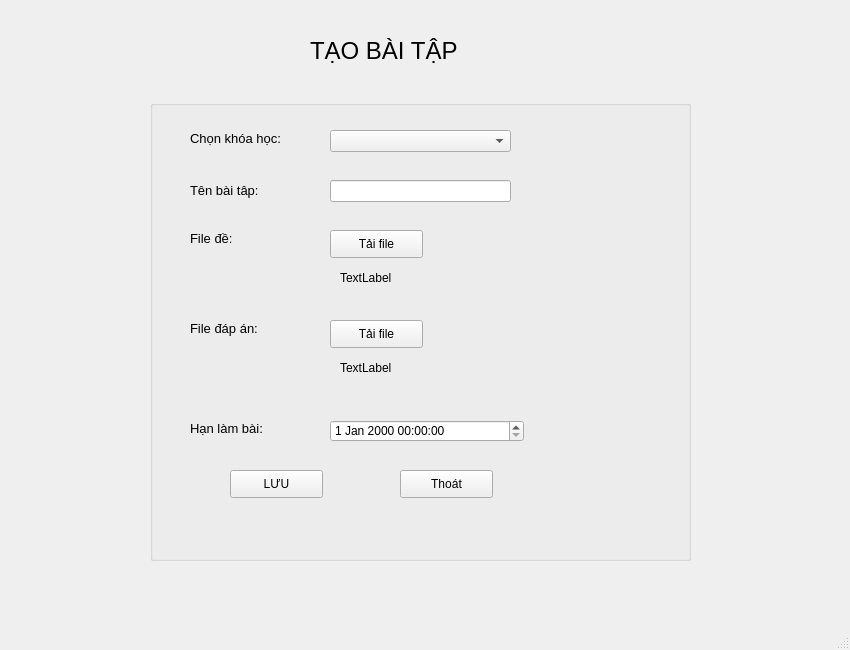
<?xml version="1.0" encoding="UTF-8"?>
<ui version="4.0">
 <class>MainWindow</class>
 <widget class="QMainWindow" name="MainWindow">
  <property name="geometry">
   <rect>
    <x>0</x>
    <y>0</y>
    <width>850</width>
    <height>650</height>
   </rect>
  </property>
  <property name="windowTitle">
   <string>MainWindow</string>
  </property>
  <widget class="QWidget" name="centralwidget">
   <widget class="QGroupBox" name="groupBox">
    <property name="geometry">
     <rect>
      <x>150</x>
      <y>100</y>
      <width>541</width>
      <height>461</height>
     </rect>
    </property>
    <property name="title">
     <string/>
    </property>
    <widget class="QLabel" name="label_2">
     <property name="geometry">
      <rect>
       <x>40</x>
       <y>30</y>
       <width>121</width>
       <height>16</height>
      </rect>
     </property>
     <property name="font">
      <font>
       <pointsize>10</pointsize>
      </font>
     </property>
     <property name="text">
      <string>Chọn khóa học:</string>
     </property>
    </widget>
    <widget class="QComboBox" name="comboBox">
     <property name="geometry">
      <rect>
       <x>180</x>
       <y>30</y>
       <width>181</width>
       <height>22</height>
      </rect>
     </property>
    </widget>
    <widget class="QLabel" name="label_3">
     <property name="geometry">
      <rect>
       <x>40</x>
       <y>80</y>
       <width>111</width>
       <height>21</height>
      </rect>
     </property>
     <property name="font">
      <font>
       <pointsize>10</pointsize>
      </font>
     </property>
     <property name="text">
      <string>Tên bài tâp:</string>
     </property>
    </widget>
    <widget class="QLineEdit" name="lineEdit">
     <property name="geometry">
      <rect>
       <x>180</x>
       <y>80</y>
       <width>181</width>
       <height>22</height>
      </rect>
     </property>
    </widget>
    <widget class="QLabel" name="label_4">
     <property name="geometry">
      <rect>
       <x>40</x>
       <y>130</y>
       <width>55</width>
       <height>16</height>
      </rect>
     </property>
     <property name="font">
      <font>
       <pointsize>10</pointsize>
      </font>
     </property>
     <property name="text">
      <string>File đề:</string>
     </property>
    </widget>
    <widget class="QPushButton" name="pushButton">
     <property name="geometry">
      <rect>
       <x>180</x>
       <y>130</y>
       <width>93</width>
       <height>28</height>
      </rect>
     </property>
     <property name="text">
      <string>Tải file</string>
     </property>
    </widget>
    <widget class="QLabel" name="label_5">
     <property name="geometry">
      <rect>
       <x>40</x>
       <y>220</y>
       <width>91</width>
       <height>16</height>
      </rect>
     </property>
     <property name="font">
      <font>
       <pointsize>10</pointsize>
      </font>
     </property>
     <property name="text">
      <string>File đáp án:</string>
     </property>
    </widget>
    <widget class="QPushButton" name="pushButton_2">
     <property name="geometry">
      <rect>
       <x>180</x>
       <y>220</y>
       <width>93</width>
       <height>28</height>
      </rect>
     </property>
     <property name="text">
      <string>Tải file</string>
     </property>
    </widget>
    <widget class="QPushButton" name="pushButton_3">
     <property name="geometry">
      <rect>
       <x>80</x>
       <y>370</y>
       <width>93</width>
       <height>28</height>
      </rect>
     </property>
     <property name="text">
      <string>LƯU</string>
     </property>
    </widget>
    <widget class="QPushButton" name="pushButton_4">
     <property name="geometry">
      <rect>
       <x>250</x>
       <y>370</y>
       <width>93</width>
       <height>28</height>
      </rect>
     </property>
     <property name="text">
      <string>Thoát</string>
     </property>
    </widget>
    <widget class="QLabel" name="label_6">
     <property name="geometry">
      <rect>
       <x>190</x>
       <y>170</y>
       <width>55</width>
       <height>16</height>
      </rect>
     </property>
     <property name="text">
      <string>TextLabel</string>
     </property>
    </widget>
    <widget class="QLabel" name="label_7">
     <property name="geometry">
      <rect>
       <x>190</x>
       <y>260</y>
       <width>55</width>
       <height>16</height>
      </rect>
     </property>
     <property name="text">
      <string>TextLabel</string>
     </property>
    </widget>
    <widget class="QLabel" name="label_8">
     <property name="geometry">
      <rect>
       <x>40</x>
       <y>320</y>
       <width>101</width>
       <height>16</height>
      </rect>
     </property>
     <property name="font">
      <font>
       <pointsize>10</pointsize>
      </font>
     </property>
     <property name="text">
      <string>Hạn làm bài:</string>
     </property>
    </widget>
    <widget class="QDateTimeEdit" name="dateTimeEdit">
     <property name="geometry">
      <rect>
       <x>180</x>
       <y>320</y>
       <width>194</width>
       <height>22</height>
      </rect>
     </property>
    </widget>
   </widget>
   <widget class="QLabel" name="label">
    <property name="geometry">
     <rect>
      <x>310</x>
      <y>30</y>
      <width>181</width>
      <height>41</height>
     </rect>
    </property>
    <property name="font">
     <font>
      <pointsize>18</pointsize>
     </font>
    </property>
    <property name="text">
     <string>TẠO BÀI TẬP</string>
    </property>
   </widget>
  </widget>
  <widget class="QMenuBar" name="menubar">
   <property name="geometry">
    <rect>
     <x>0</x>
     <y>0</y>
     <width>850</width>
     <height>26</height>
    </rect>
   </property>
  </widget>
  <widget class="QStatusBar" name="statusbar"/>
 </widget>
 <resources/>
 <connections/>
</ui>
